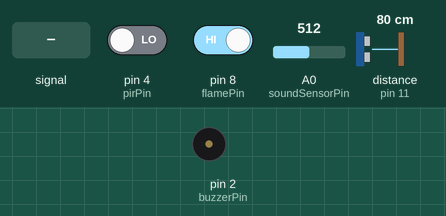
The sketch below on a simulated Arduino Uno, built with avr-gcc and run on an emulated ATmega328P. Shown: buzzer (waves = sounding, pin HIGH). Wiring (inferred from the names in the program): ultrasonic range finder: trigger pin 12; echo pin 11. The inputs (shaded band) are chosen by the test bench; at power-on: pin 8 (flamePin) HIGH, pin 4 (pirPin) LOW, distance to the obstacle (sensor on pin 11) 80 cm, A0 (soundSensorPin) = 512. The echo pulse lasts 58.3 µs per cm; the modem accepts every AT command (registered, SIM ready, sends succeed) and sends nothing else; pins used as bus, display or sensor lines are not drawn; what the sketch prints to the serial monitor is not drawn.

Above: at 3.2 s.
3.3 s: pin 8 (flamePin) driven LOW
At 4.6 s:
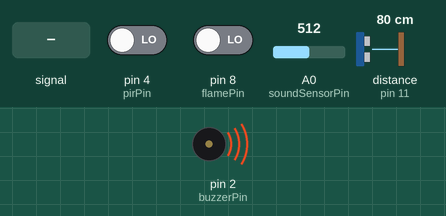
4.9 s: A0 (soundSensorPin) fed a 1000 Hz sine of ±255 counts around its level
7.9 s: pin 4 (pirPin) driven HIGH and pin 8 (flamePin) driven HIGH
10.9 s: distance to the obstacle (sensor on pin 11) set to 2 cm
Timing chart, 0 to 13.9 s (numbered marks = the images above; inputs shaded):
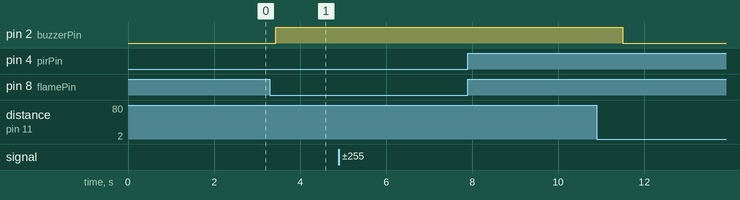

The sketch:

forest_proj.ino
```cpp
#include <SoftwareSerial.h>

// GSM SIM800L Serial
SoftwareSerial gsm(6, 5); // RX, TX

// Pin assignments
const int soundSensorPin = A0;
const int flamePin = 8;
const int pirPin = 4;
const int trigPin = 12;
const int echoPin = 11;
const int buzzerPin = 2;

const int threshold = 600; // Sound threshold
String phoneNumber = "+233592795343"; //

void setup() {
  Serial.begin(9600);
  gsm.begin(9600);

  pinMode(soundSensorPin, INPUT);
  pinMode(flamePin, INPUT);
  pinMode(pirPin, INPUT);
  pinMode(trigPin, OUTPUT);
  pinMode(echoPin, INPUT);
  pinMode(buzzerPin, OUTPUT);

  digitalWrite(buzzerPin, LOW);

  Serial.println("System Initialized...");
  delay(2000); // Give time for GSM to stabilize
}

void loop() {
  bool alertTriggered = false;
  String alertMessage = "";

  // 1. Sound Sensor
  int soundLevel = analogRead(soundSensorPin);
  if (soundLevel > threshold) {
    Serial.println("🔊 Loud sound detected!");
    alertMessage += "🔊 Loud sound detected.\n";
    alertTriggered = true;
    delay(500);
  }

  // 2. Flame Sensor
  if (digitalRead(flamePin) == LOW) {
    Serial.println("🔥 Flame detected!");
    digitalWrite(buzzerPin, HIGH);
    alertMessage += "🔥 Flame detected!\n";
    alertTriggered = true;
  } else {
    digitalWrite(buzzerPin, LOW);
  }

  // 3. PIR Sensor
  if (digitalRead(pirPin) == HIGH) {
    Serial.println("👣 Motion detected!");
    alertMessage += "👣 Motion detected!\n";
    alertTriggered = true;
  }

  // 4. Ultrasonic Distance
  digitalWrite(trigPin, LOW);
  delayMicroseconds(2);
  digitalWrite(trigPin, HIGH);
  delayMicroseconds(10);
  digitalWrite(trigPin, LOW);

  long duration = pulseIn(echoPin, HIGH);
  float distance = (duration * 0.0343) / 2;

  if (distance < 50.0 && distance > 0) {
    Serial.print("📏 Object too close! Distance: ");
    Serial.print(distance);
    Serial.println(" cm");
    alertMessage += "📏 Object too close: " + String(distance) + " cm\n";
    alertTriggered = true;
  }

  // If any alert was triggered, send SMS
  if (alertTriggered) {
    Serial.println("🚨 ALERT!");
    Serial.println("--------------------------");
    sendSMS(alertMessage);
  }

  delay(200);
}

void sendSMS(String message) {
  gsm.println("AT+CMGF=1");               // Set SMS mode
  delay(500);
  gsm.println("AT+CMGS=\"" + phoneNumber + "\"");
  delay(500);
  gsm.print(message);
  delay(500);
  gsm.write(26);
  delay(2000);

  Serial.println("ALERT SENT.");
}
```

Measured:
- after the input at 3.3 s, pin 2 (buzzerPin): LOW → HIGH after 0.14 s
- after the input at 4.9 s, every drawn part: stays the same
- after the input at 7.9 s, every drawn part: stays the same
